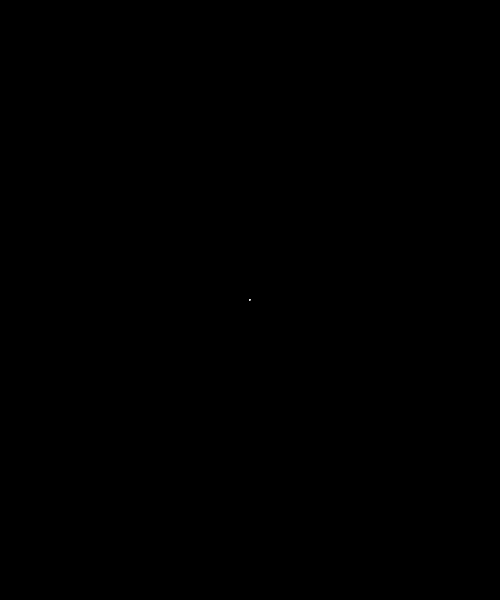
Frame 1 (no input)
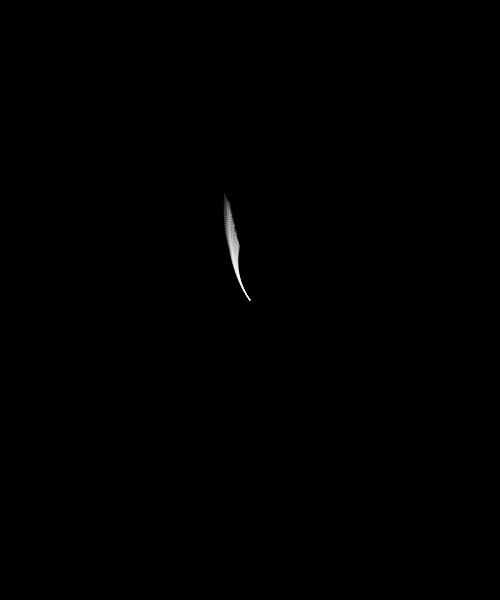
Frame 60 (no input)
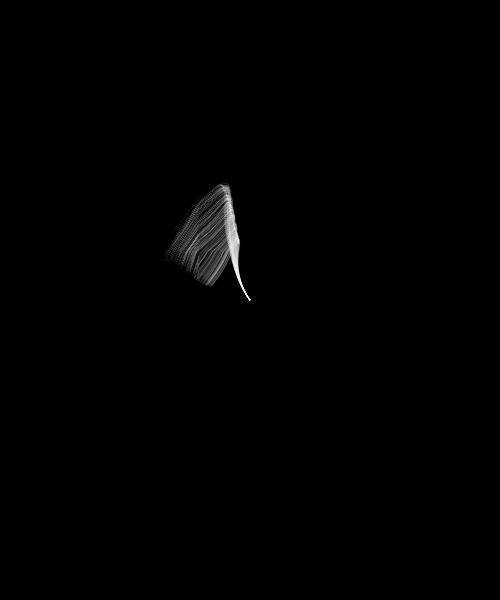
Frame 120 (the mouse pressed at the canvas centre since frame 60)

The p5.js sketch that drew these frames (run headless with seeded random() and noise() and a simulated clock; from frame 60 on, the mouse is pressed at the canvas centre):

// p5.js sketch
// ── sketch.js
let RESOLUTION = 50;
let angles = [];
let rows, cols;

let vehicles = [];

function setup() {
  createCanvas(500, 600);
  background(0);
  
  rows = ceil(width / RESOLUTION);
  cols = ceil(height / RESOLUTION);

  for (let i = 0; i < 300; i++) {
    vehicles.push(new Vehicle(width/2, height/2));
  }
}

function draw() {
  //background(255);

  // flow field
  for (let c = 0; c < cols; c++) {
    for (let r = 0; r < rows; r++) {

      let index = r + c * rows; // *** x + y * width

      let x = r * RESOLUTION;
      let y = c * RESOLUTION;
      
      let mouse = createVector(mouseX, mouseY);
      let position = createVector(x, y);
      let vector = p5.Vector.sub(mouse, position);
      
      let sinVal = sin(frameCount *0.01);
      sinVal = map(sinVal, -1, 1, -PI/2, PI/2);
      let val = vector.heading() +  sinVal;
      
      angles[index] = val;

      push();
      translate(x, y);

      // noFill();
      // stroke(200);
      // rect(0, 0, RESOLUTION, RESOLUTION);
      // text(index, 5, 15);

      // rotate(val);
      // stroke(200);
      // line(0, 0, RESOLUTION / 2, 0);

      pop();
    }
  }

  // vehicles
  for (let i = 0; i < vehicles.length; i++) {
    let v = vehicles[i];

    let r = floor(v.pos.x / RESOLUTION);
    let c = floor(v.pos.y / RESOLUTION);
    let index = r + c * rows;

    v.flow(angles[index]);
    v.update();
    v.checkEdges();
    v.display();
  }
}
// ── Vehicle.js
"use strict";

class Vehicle {
  constructor(x,y) {
    this.pos = createVector(x,y);
    this.vel = createVector();
    this.acc = createVector();
    this.angle = 0;
    this.maxDesired = random(1,2);
    this.maxSteer = random(0.1,0.2);
  }
  update() {
    this.vel.add(this.acc);
    this.pos.add(this.vel);
    this.acc.mult(0);
    this.angle = this.vel.heading();
  }
  flow(angle) {
    let desired = p5.Vector.fromAngle(angle); 
    desired.setMag(this.maxDesired);
    let steer = p5.Vector.sub(desired, this.vel);
    steer.limit(this.maxSteer);
    this.applyForce(steer);
  }
  applyForce(force) {
    this.acc.add(force);
  }
  checkEdges() {
    if (this.pos.x < 0) {
      this.pos.x = width;
    } else if (this.pos.x > width) {
      this.pos.x = 0;
    }
    if (this.pos.y < 0) {
      this.pos.y = height;
    } else if (this.pos.y > height) {
      this.pos.y = 0;
    }
  }
  display(){
    push();
    translate(this.pos.x, this.pos.y);
    rotate(this.angle);
    
    stroke(255,30);
    point(0,0)
    pop();
  }
}
